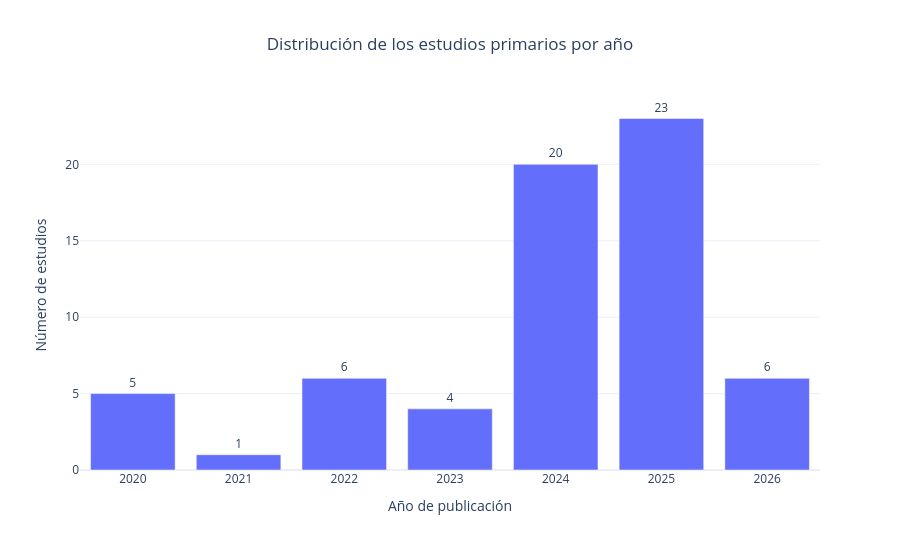

Notebook code cell kept with this figure:
### Code cell
# ============================================================
# CELDA 6
# Gráfico temporal de publicaciones
# ============================================================

fig = px.bar(
    reporte_anual,
    x="Año",
    y="Estudios",
    text="Estudios",
    title="Distribución de los estudios primarios por año",
    labels={
        "Año": "Año de publicación",
        "Estudios": "Número de estudios"
    }
)

fig.update_traces(
    textposition="outside"
)

fig.update_layout(
    template="plotly_white",
    title_x=0.5,
    xaxis=dict(
        tickmode="linear",
        dtick=1
    ),
    yaxis=dict(
        title="Número de estudios"
    ),
    height=550
)

fig.show()

### Figure 1 — Plotly figure (JSON) as saved in the notebook; plotly's stock layout.template omitted (floating-point values rounded to 4 significant figures)
{"data": [{"hovertemplate": "Año de publicación=%{x}<br>Número de estudios=%{text}<extra></extra>", "legendgroup": "", "marker": {"color": "#636efa", "pattern": {"shape": ""}}, "name": "", "orientation": "v", "showlegend": false, "text": [5.0, 1.0, 6.0, 4.0, 20.0, 23.0, 6.0], "textposition": "outside", "type": "bar", "x": [2020, 2021, 2022, 2023, 2024, 2025, 2026], "xaxis": "x", "y": [5, 1, 6, 4, 20, 23, 6], "yaxis": "y"}], "layout": {"barmode": "relative", "height": 550, "legend": {"tracegroupgap": 0}, "title": {"text": "Distribución de los estudios primarios por año", "x": 0.5}, "xaxis": {"anchor": "y", "domain": [0, 1], "dtick": 1, "tickmode": "linear", "title": {"text": "Año de publicación"}}, "yaxis": {"anchor": "x", "domain": [0, 1], "title": {"text": "Número de estudios"}}}}
